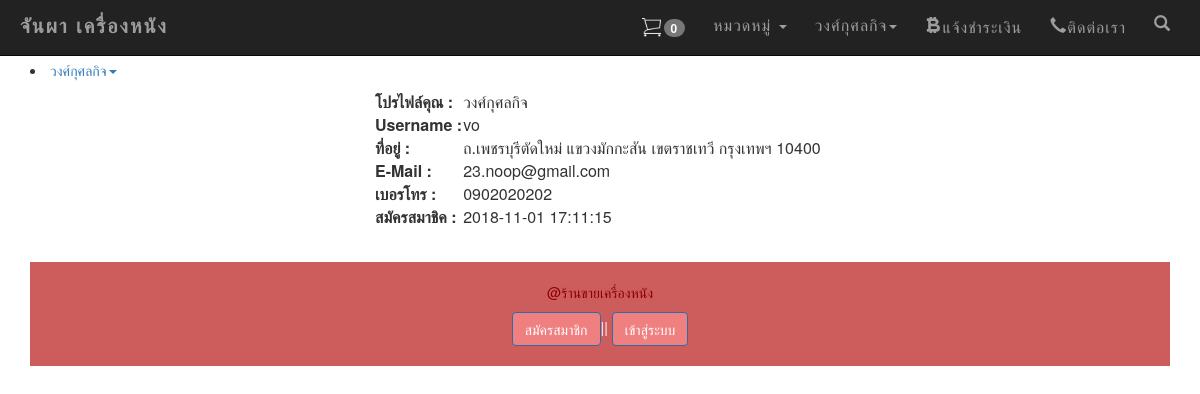
The page /profile.php (signed in) on the database its author committed.
### tables this page shows
CREATE TABLE `tbl_member` (
  `mem_id` int(11) NOT NULL,
  `mem_name` varchar(50) NOT NULL,
  `mem_address` varchar(255) NOT NULL,
  `mem_tel` varchar(10) NOT NULL,
  `mem_username` varchar(20) NOT NULL,
  `mem_password` varchar(20) NOT NULL,
  `mem_email` varchar(20) NOT NULL,
  `status` varchar(5) NOT NULL,
  `sid` varchar(32) NOT NULL,
  `active` varchar(3) NOT NULL,
  `dateinsert` timestamp NOT NULL DEFAULT CURRENT_TIMESTAMP ON UPDATE CURRENT_TIMESTAMP
);

### profile.php (the view, shortened to what this page needs)
<?php include('h.php');?>
<!DOCTYPE html>
<html lang="en">
  <head>
  </head>
  <div >
    <?php  include('test2navbar.php');
    ?>
  </div>
  <body class="col-md-12">
    <div class="container">
      <div class="row">
      <div class="col-md-3">
          <?php include('m_menu.php');?>
        </div>
      <p>&nbsp;</p>
      <form action="edit_profile.php">
        <table width="450" border="0" align="center">
          <tr>
    <th class="pull-left" scope="row">โปรไฟล์คุณ :</th>
    <td class="text-left"><?php echo $row_mlogin['mem_name'];?></td>
  </tr>
  <tr>
    <th class="pull-left" scope="row">Username :</th>
    <td class="text-left"><?php echo $row_mlogin['mem_username'];?></td>
  </tr>
  <tr>
    <th class="pull-left" scope="row">ที่อยู่ :</th>
    <td class="text-left"><?php echo $row_mlogin['mem_address'];?></td>
  </tr>
  <tr>
    <th class="pull-left" scope="row">E-Mail :</th>
    <td class="text-left"><?php echo $row_mlogin['mem_email'];?></td>
  </tr>
  <tr>
    <th class="pull-left" scope="row">เบอรโทร :</th>
    <td class="text-left"><?php echo $row_mlogin['mem_tel'];?></td>
  </tr>
  <tr>
    <th class="pull-left" scope="row">สมัครสมาชิค :</th>
    <td class="text-left"><?php echo $row_mlogin['dateinsert'];?></td>
  </tr>
</table><br />
        </form>
      </div>
 </div>
    </body>
<div class="col-md-12">
  <?php  include('f.php');?>
</div>
  </html>

### test2navbar.php (shortened to what this page needs)
		<?php include('login.php');?>
		<?php include('register.php');?>
		<?php include('reset_password.php');?>
<?php require_once('Connections/condb.php'); ?>
<?php
$colname_mlogin = "-1";
if (isset($_SESSION['MM_Username'])) {
	$colname_mlogin = $_SESSION['MM_Username'];
}
$query_mlogin = sprintf("SELECT * FROM tbl_member WHERE mem_username = '$colname_mlogin'");
$mlogin = mysql_query( $query_mlogin,$condb) or die(mysql_error());
$row_mlogin = mysql_fetch_assoc($mlogin);
?>
<?php
if (isset($_SESSION['shopping_cart'])) {
	$meQty = 0;
	foreach ($_SESSION['shopping_cart'] as $meItem) {
		$meQty = $meQty + $meItem;
	}
} else {
	$meQty = 0;
}
?>
<nav class="[ navbar navbar-inverse navbar-fixed-top ][ navbar-bootsnipp animate ]" role="navigation">
	<div class="[ container ]">
		<div class="[ navbar-header ]">
			<div class="[ animbrand ]">
				<a class="[ navbar-brand ][ animate ]" href="index.php"> จันผา เครื่องหนัง </a>
			</div>
		</div>
		<div class="[ collapse navbar-collapse ]" id="bs-example-navbar-collapse-1">
			<ul class="[ nav navbar-nav navbar-right ]">
				<li><a href="" data-target="#product_view" data-toggle="modal" ><img src="img/cart.png" class="cart" width="25" /><span class="badge"> <?php echo $meQty; ?></span></a> </li>
				<li>
					<a href="" class="[ dropdown-toggle ][ animate ]" data-toggle="dropdown">หมวดหมู่ <span class="[ caret ]"></span></a>
				</li>
				<?php
				$mm = ($_SESSION['MM_Username']);
				if($mm != ''){?>
					<li>
						<a href="" class="[ dropdown-toggle ][ animate ]" data-toggle="dropdown"><?php echo $row_mlogin['mem_name'];?><span class="[ caret ]"></span></a>
						</li>
					<?php }?>
					<li><a href="#" class="[ animate glyphicon glyphicon-bitcoin ]" data-target="#howto_view" data-toggle="modal" >แจ้งชำระเงิน</a></li>
					<li><a href="#" class="[ glyphicon glyphicon-earphone ]" data-target="#contract_view" data-toggle="modal" >ติดต่อเรา</a></li>
					<li class="[ hidden-xs ]"><a href="#toggle-search" class="[ animate ]"><span class="[ glyphicon glyphicon-search ]"></span></a></li>
				</ul>
			</div>
		</div>
	</nav>
	<br>
	<br>
	<br>

### m_menu.php (shortened to what this page needs)
 	<li>
 	<a href="" class="[ dropdown-toggle ][ animate ]" data-toggle="dropdown"><?php echo $row_mlogin['mem_name'];  ?><span class="[ caret ]"></span></a>
</li>

### css/style.css (style rules this page uses)
th { text-align:center; }

### test2navbar.php (style rules this page uses)
.animate { -webkit-transition: all 0.3s ease-in-out; -moz-transition: all 0.3s ease-in-out; -o-transition: all 0.3s ease-in-out; -ms-transition: all 0.3s ease-in-out; transition: all 0.3s ease-in-out; }
.navbar-bootsnipp { background-color: rgb(255, 255, 255); border-color: rgb(95, 176, 228); border-radius: 0px; margin-bottom: 0px; z-index: 100; }
.navbar-bootsnipp .navbar-brand { color: rgb(95, 176, 228); font-weight: 900; letter-spacing: 2px; }
.navbar-bootsnipp .navbar-nav > li > a { border: 0px solid rgb(95, 176, 228); color: rgb(120, 120, 120); padding: 15px 14px; }
@media screen and (min-width: 768px) { .navbar-bootsnipp .navbar-brand { font-size: 20px; height: auto; padding: 15px 5px; } }
@media screen and (min-width: 768px) { .navbar-bootsnipp .navbar-nav > li > a { font-size: 16px; letter-spacing: 1px; } }

### rows shown on the page
tbl_member: mem_name "วงศ์กุศลกิจ", mem_username "vo", mem_address "ถ.เพชรบุรีตัดใหม่ แขวงมักกะสัน เขตราชเทวี กรุงเทพฯ 10400", mem_email "23.noop@gmail.com", mem_tel "0902020202", dateinsert "2018-11-01 17:11:15"

### other values the page prints
$meQty "0"
